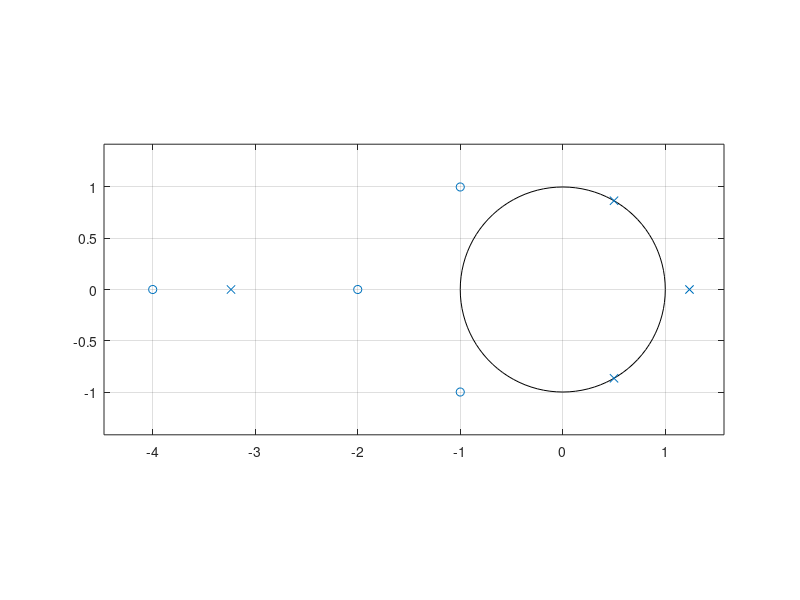

Here is the MATLAB script that generated this plot:
clc;
clf;
clear all;
close all;

pkg load signal;

num=[2,16,44,56,32];
den=[3,3,-15,18,-12];
NF=roots(num)
DF=roots(den)
figure(1);
zplane(NF,DF)
#figure(2);
#zplane(num,den)
k=num(1)/den(1)

